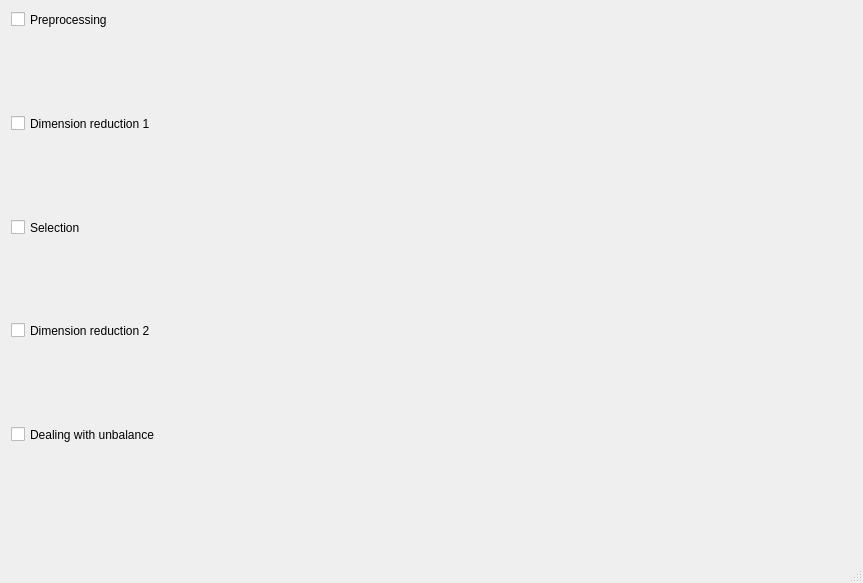
<?xml version="1.0" encoding="UTF-8"?>
<ui version="4.0">
 <class>MainWindow</class>
 <widget class="QMainWindow" name="MainWindow">
  <property name="geometry">
   <rect>
    <x>0</x>
    <y>0</y>
    <width>863</width>
    <height>583</height>
   </rect>
  </property>
  <property name="windowTitle">
   <string>MainWindow</string>
  </property>
  <widget class="QWidget" name="centralwidget">
   <widget class="QCheckBox" name="checkBox">
    <property name="geometry">
     <rect>
      <x>11</x>
      <y>10</y>
      <width>131</width>
      <height>19</height>
     </rect>
    </property>
    <property name="sizePolicy">
     <sizepolicy hsizetype="Expanding" vsizetype="Expanding">
      <horstretch>0</horstretch>
      <verstretch>0</verstretch>
     </sizepolicy>
    </property>
    <property name="text">
     <string>Preprocessing</string>
    </property>
   </widget>
   <widget class="QCheckBox" name="checkBox_2">
    <property name="geometry">
     <rect>
      <x>11</x>
      <y>114</y>
      <width>195</width>
      <height>19</height>
     </rect>
    </property>
    <property name="sizePolicy">
     <sizepolicy hsizetype="Expanding" vsizetype="Expanding">
      <horstretch>0</horstretch>
      <verstretch>0</verstretch>
     </sizepolicy>
    </property>
    <property name="text">
     <string>Dimension reduction 1</string>
    </property>
   </widget>
   <widget class="QCheckBox" name="checkBox_3">
    <property name="geometry">
     <rect>
      <x>11</x>
      <y>218</y>
      <width>99</width>
      <height>19</height>
     </rect>
    </property>
    <property name="sizePolicy">
     <sizepolicy hsizetype="Expanding" vsizetype="Expanding">
      <horstretch>0</horstretch>
      <verstretch>0</verstretch>
     </sizepolicy>
    </property>
    <property name="text">
     <string>Selection</string>
    </property>
   </widget>
   <widget class="QCheckBox" name="checkBox_5">
    <property name="geometry">
     <rect>
      <x>11</x>
      <y>321</y>
      <width>195</width>
      <height>19</height>
     </rect>
    </property>
    <property name="sizePolicy">
     <sizepolicy hsizetype="Expanding" vsizetype="Expanding">
      <horstretch>0</horstretch>
      <verstretch>0</verstretch>
     </sizepolicy>
    </property>
    <property name="text">
     <string>Dimension reduction 2</string>
    </property>
   </widget>
   <widget class="QCheckBox" name="checkBox_4">
    <property name="geometry">
     <rect>
      <x>11</x>
      <y>425</y>
      <width>203</width>
      <height>19</height>
     </rect>
    </property>
    <property name="sizePolicy">
     <sizepolicy hsizetype="Expanding" vsizetype="Expanding">
      <horstretch>0</horstretch>
      <verstretch>0</verstretch>
     </sizepolicy>
    </property>
    <property name="text">
     <string>Dealing with unbalance</string>
    </property>
   </widget>
  </widget>
  <widget class="QMenuBar" name="menubar">
   <property name="geometry">
    <rect>
     <x>0</x>
     <y>0</y>
     <width>863</width>
     <height>26</height>
    </rect>
   </property>
  </widget>
  <widget class="QStatusBar" name="statusbar"/>
 </widget>
 <resources/>
 <connections/>
</ui>
